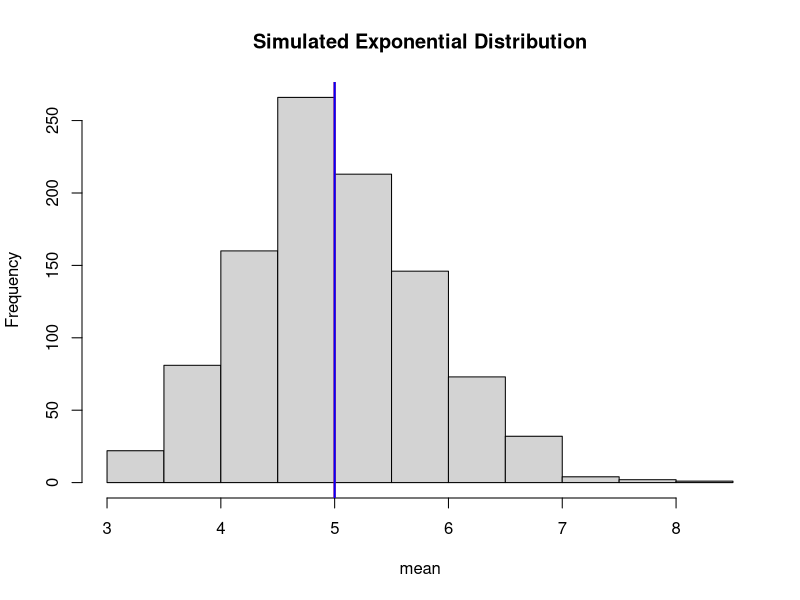

Reproduce this figure in R. (Note: this script raises an error after producing the figure.)
### Data Science with R:Coursera

### Course Project

### Simulation exercise

### Question 1)

### Generating an exponential distribution

set.seed(100)

lambda<- 0.2

### number of samples

n<- 40

### number of simulations

sim<- 1000

### simulated data

sim_data<- replicate(sim, rexp(n,lambda))

### mean of the simulated distribution

mean_simp<- apply(sim_data,2,mean)

### Question 1

### Comparing the sample mean to the mean of the distribution

### Smaple Mean

sample_mean<- mean(mean_simp)
sample_mean

### Population Mean

pop_mean<- 1/lambda
pop_mean

### Visualizing the sampling and the population distributions

hist(mean_simp, xlab = "mean", main = "Simulated Exponential Distribution") 
abline(v=4.999702, col="red", lwd=2)
abline(v=5, col="blue",lwd=2)


### Question 2

### Show how variable the sample is (via variance) and compare it to the theoretical variance of the distribution.

### standard deviation of the means of the simulated sample distribution

std_sim_dist<- sd(mean_simp)
std_sim_dist

### Standard deviation of the population

std_pop_dist<- (1/lambda)/sqrt(n)
std_pop_dist


### Variance of the means of simulated sample distribution

var_sim_dist<- (std_simp_dist)^2
var_sim_dist

### Variance of the population distribution

var_pop_dist<- ((1/lambda)*(1/sqrt(n)))^2
var_pop_dist


### Show that the distribution is approximately normal.

xfit <- seq(min(mean_simp), max(mean_simp), length=100)
yfit <- dnorm(xfit, mean=1/lambda, sd=(1/lambda/sqrt(n)))

hist(mean_simp,breaks=n,prob=T,col="red",xlab = "means",main="Density of means",ylab="density")
lines(xfit, yfit, pch=20, col="black", lty=5)


### Comparing the average of the 40 exponentials to a normal distribution

qqnorm(mean_simp)
qqline(mean_simp,col=4)


